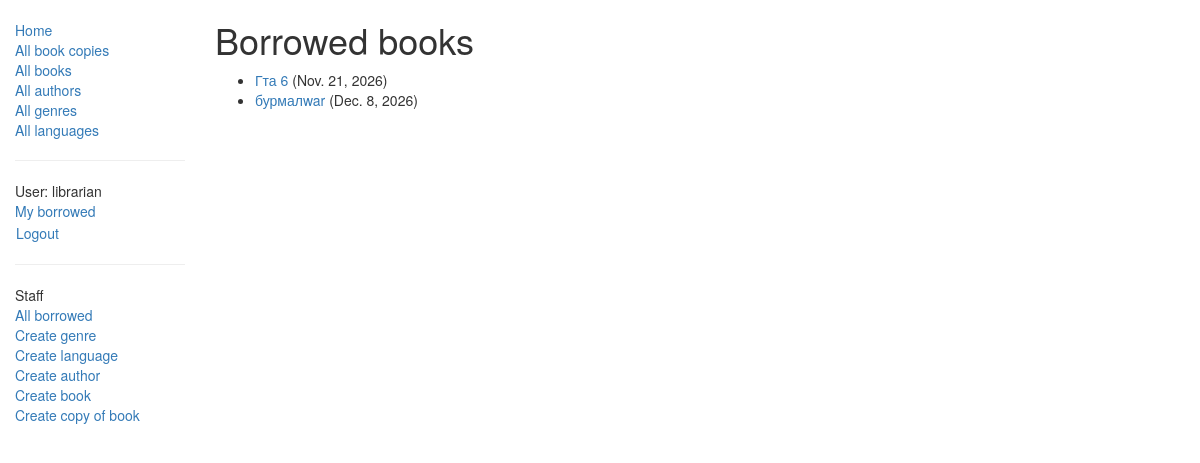
Screenshot of /catalog/mybooks/ (signed in) with the database file from the repository.
### catalog/models.py (models this page shows, shortened)
class BookInstance(models.Model):
    borrower = models.ForeignKey(settings.AUTH_USER_MODEL, on_delete=models.SET_NULL, null=True, blank=True)
    @property
    def is_overdue(self):
        return bool(self.due_back and date.today() > self.due_back)
    """
    Model representing a specific copy of a book (i.e. that can be borrowed from the library).
    """
    id = models.UUIDField(primary_key=True, default=uuid.uuid4, help_text="Unique ID for this particular book across whole library")
    book = models.ForeignKey('Book', on_delete=models.SET_NULL, null=True)
    imprint = models.CharField(max_length=200)
    due_back = models.DateField(null=True, blank=True)
    LOAN_STATUS = (
        ('m', 'Maintenance'),
        ('o', 'On loan'),
        ('a', 'Available'),
        ('r', 'Reserved'),
    )
    status = models.CharField(max_length=1, choices=LOAN_STATUS, blank=True, default='m', help_text='Book availability')
    class Meta:
        ordering = ["due_back"]
        permissions = (("can_mark_returned", "Set book as returned"),)
        permissions = (('can_mark_returned', 'Can mark returned'),)

class Book(models.Model):
    language = models.ForeignKey('Language', on_delete=models.SET_NULL, null=True)
    title = models.CharField(max_length=200)
    author = models.ForeignKey('Author', on_delete=models.SET_NULL, null=True)
    summary = models.TextField(max_length=1000, help_text="Enter a brief description of the book")
    isbn = models.CharField('ISBN',max_length=13, help_text='13 Character <a href="https://www.isbn-international.org/content/what-isbn">ISBN number</a>')
    genre = models.ManyToManyField(Genre, help_text="Select a genre for this book")
    def display_genre(self):
        """
        Creates a string for the Genre. This is required to display genre in Admin.
        """
        return ', '.join([genre.name for genre in self.genre.all()[:3]])
    display_genre.short_description = 'Genre'

### catalog/views.py (the view)
# urls.py: re_path('mybooks/', views.LoanedBooksByUserListView.as_view(), name='my-borrowed'),
class LoanedBooksByUserListView(LoginRequiredMixin,generic.ListView):
    model = BookInstance
    template_name = 'catalog/bookinstance_list_borrowed_user.html'
    paginate_by = 10
    def get_queryset(self):
        return (
            BookInstance.objects.filter(borrower=self.request.user).filter(status__exact='o').order_by('due_back')
        )

### catalog/templates/catalog/bookinstance_list_borrowed_user.html
{% extends "base_generic.html" %}
{% block content %}
    <h1>Borrowed books</h1>
    {% if bookinstance_list %}
    <ul>
      {% for bookinst in bookinstance_list %}
      <li class="{% if bookinst.is_overdue %}text-danger{% endif %}">
        <a href="{% url 'book-detail' bookinst.book.pk %}">{{ bookinst.book.title }}</a> ({{ bookinst.due_back }})
      </li>
      {% endfor %}
    </ul>
    {% else %}
      <p>There are no books borrowed.</p>
    {% endif %}
{% endblock %}

### catalog/templates/base_generic.html (shortened to what this page needs)
<!doctype html>
<html lang="en">
  <head>
    <link rel="stylesheet" href="https://maxcdn.bootstrapcdn.com/bootstrap/3.3.7/css/bootstrap.min.css" />
    {% load static %}
    <link rel="stylesheet" href="{% static 'css/styles.css' %}" />
  </head>
  <body>
    <div class="container-fluid">
      <div class="row">
        <div class="col-sm-2">
          {% block sidebar %}
            <ul class="sidebar-nav">
              <li><a href="{% url 'index' %}">Home</a></li>
              <li><a href="{% url 'bookinstances' %}">All book copies</a></li>
              <li><a href="{% url 'books' %}">All books</a></li>
              <li><a href="{% url 'authors' %}">All authors</a></li>
              <li><a href="{% url 'genres' %}">All genres</a></li>
              <li><a href="{% url 'languages' %}">All languages</a></li>
            </ul>
            <hr>
            <ul class="sidebar-nav">
              {% if user.is_authenticated %}
                <li>User: {{ user.get_username }}</li>
                <li><a href="{% url 'my-borrowed' %}">My borrowed</a></li>
                <li>
                  <form id="logout-form" method="post" action="{% url 'logout' %}">
                    <button type="submit" class="btn btn-link">Logout</button>
                  </form>
                </li>
              {% else %}
                <li><a href="{% url 'login' %}?next={{ request.path }}">Login</a></li>
              {% endif %}
            </ul>
            {% if user.is_staff %}
              <hr>
              <ul class="sidebar-nav">
                <li>Staff</li>
                <li><a href="{% url 'all-borrowed' %}">All borrowed</a></li>
                {% if perms.catalog.add_genre %}
                  <li><a href="{% url 'genre-create' %}">Create genre</a></li>
                {% endif %}
                {% if perms.catalog.add_language %}
                  <li><a href="{% url 'language-create' %}">Create language</a></li>
                {% endif %}
                {% if perms.catalog.add_author %}
                  <li><a href="{% url 'author-create' %}">Create author</a></li>
                {% endif %}
                {% if perms.catalog.add_book %}
                  <li><a href="{% url 'book-create' %}">Create book</a></li>
                {% endif %}
                {% if perms.catalog.add_bookinstance %}
                  <li><a href="{% url 'bookinstance-create' %}">Create copy of book</a></li>
                {% endif %}
              </ul>
            {% endif %}
          {% endblock %}
        </div>
        <div class="col-sm-10">
          {% block content %}{% endblock %}
        </div>
      </div>
    </div>
  </body>
</html>

### catalog/static/css/styles.css (style rules this page uses)
.sidebar-nav { margin-top: 20px; padding: 0; list-style: none; }
#logout-form { display: inline; }
#logout-form button { padding: 0; margin: 0; }

### rows the page displays
BookInstance: book "Гта 6", due_back "Nov. 21, 2026"
BookInstance: book "бурмалwar", due_back "Dec. 8, 2026"

### other values shown
{{ user.get_username }} "librarian"
